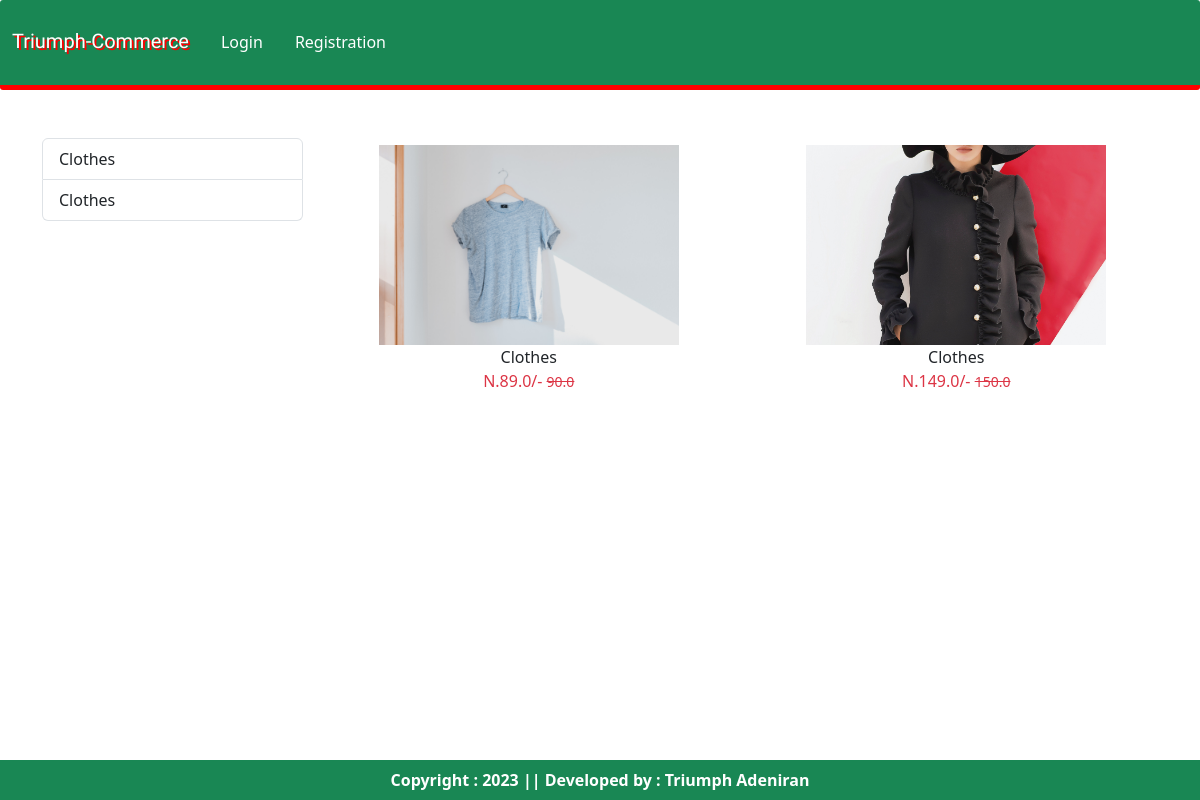
The app's page /category/CL with its own data.
### appli/models.py (models this page shows, shortened)
class Product(models.Model):
    title = models.CharField(max_length=100)
    selling_price = models.FloatField()
    discounted_price = models.FloatField()
    description = models.TextField()
    composition = models.TextField(default='')
    prodapp = models.TextField(default='')
    category = models.CharField(choices=CATEGORY_CHOICES, max_length=2)
    product_image = models.ImageField(upload_to='product')

### appli/views.py (the view)
# urls.py: path("category/<slug:val>", views.CategoryView.as_view(), name="category"),
class CategoryView(View):
    def get(self, request, val):
        product = Product.objects.filter(category=val)
        title = Product.objects.filter(category=val).values('title')
        return render(request, "appli/category.html", locals())

### appli/templates/appli/category.html (shortened to what this page needs)
{% extends 'appli/base.html' %}
{% load static %}
{% block main-content %}
    <div class="container my-5">
        <div class="row">
            <div class="col-sm-3">
                <div class="list-group">
                    {% for val in title %}
                       <a href="{% url 'category-title' val.title %}" class="list-group-item
                       list-group-item-action" aria-current="true">{{val.title}}</a>
                    {% endfor %}
                </div>
            </div>
            <div class="col-sm-9">
                <div class="row">
                     {% for prod in product %}
                         <div class="col text-center mb-4">
                             <a href="{% url 'product-detail' prod.id %}" class="btn">
                                 <div>
                                     <img src="{{prod.product_image.url}}" width="300px" height="200px" style="object-fit:cover;" />
                                     <div class="fw-blod">{{prod.title}}</div>
                                     <div class="fw-blod text-danger">
                                         N.{{prod.discounted_price}}/-
                                         <small class="fw-light text-decoration-line-through">{{prod.selling_price}}</small>
                                     </div>
                                 </div>
                             </a>
                         </div>
                     {% endfor %}
                </div>
            </div>
        </div>
    </div>
{% endblock main-content %}

### records on screen
Product: product_image (picture), title "Clothes", discounted_price "89.0", selling_price "90.0"
Product: product_image (picture), title "Clothes", discounted_price "149.0", selling_price "150.0"

### other values on screen
{{ val.title }} "Clothes" "Clothes"
